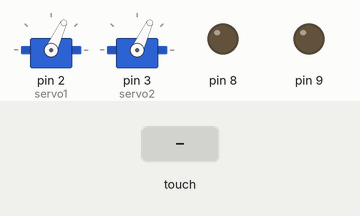
A sketch run on a simulated Arduino Uno, built with avr-gcc and run on an emulated ATmega328P. Parts: 2 × servo, output pins drawn as LEDs (lit = HIGH). The test bench sets the inputs (shaded band). What the sketch prints to the serial monitor is not drawn.

Above: at 1.2 s.
1.3 s: touch panel pressed at 38 % / 10 % of its raw x / y range
At 2.5 s:
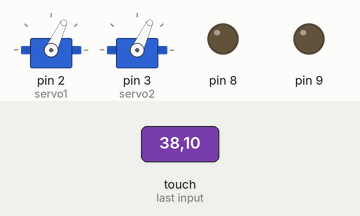
2.8 s: touch panel pressed at 62 % / 10 % of its raw x / y range
At 3.5 s:
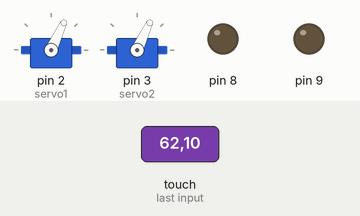
4.4 s: touch panel pressed at 87 % / 10 % of its raw x / y range
At 5.6 s:
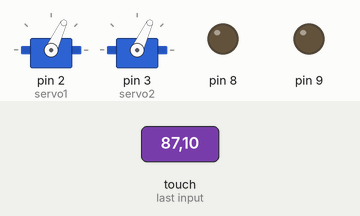
6.0 s: touch panel pressed at 13 % / 70 % of its raw x / y range
At 6.8 s:
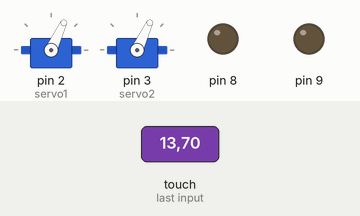
7.6 s: touch panel pressed at 87 % / 70 % of its raw x / y range
At 9.0 s:
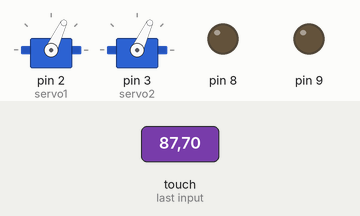
Timing chart, 0 to 10.2 s (numbered marks = the images above; inputs shaded):
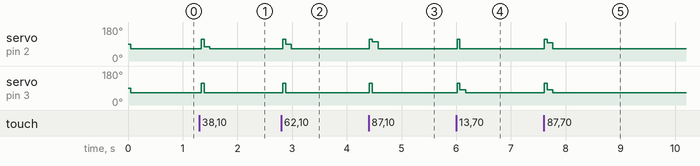

Measured:
- after the input at 1.3 s, servo on pin 2 (servo1): 65° → 76° at once, → 65° 0.16 s later; servo on pin 3 (servo2): 65° → 115° at once, → 65° 0.05 s later
- after the input at 2.8 s, servo on pin 2 (servo1): 65° → 89° at once, → 65° 0.16 s later; servo on pin 3 (servo2): 65° → 115° at once, → 65° 0.05 s later
- after the input at 4.4 s, servo on pin 2 (servo1): 65° → 115° at once, → 102° 0.05 s later, → 103° 0.05 s later, → 65° 0.05 s later; servo on pin 3 (servo2): 65° → 115° at once, → 65° 0.05 s later
- after the input at 6.0 s, servo on pin 2 (servo1): 65° → 115° at once, → 65° 0.05 s later; servo on pin 3 (servo2): 65° → 82° at once, → 65° 0.16 s later
- after the input at 7.6 s, servo on pin 2 (servo1): 65° → 115° at once, → 96° 0.05 s later, → 97° 0.05 s later, → 65° 0.05 s later; servo on pin 3 (servo2): 65° → 82° at once, → 65° 0.16 s later

The sketch:

pid_test.ino
```cpp
/////////Ball and Plate///////////////////////////////
/*
BALL AND PLATE PID CONTROL
*/
//////////////////////////////////////////////////////
///Libraries///
#include <PID_v1.h>
#include <stdint.h>
#include "TouchScreen.h"
#include <SPI.h>
#include <Wire.h>
#include<Servo.h>

#include <math.h>

// De finitions TOUCH PINS
#define XM A3  // must be an analog pin, use "An" notation!
#define YM A2   // can be a digital pin
#define XP A1   // can be a digital pin
#define YP A0  // must be an analog pin, use "An" notation!

TouchScreen ts = TouchScreen(XP, YP, XM, YM, 711);
int buttonPushCounter = 1;   // counter for the number of button presses
int lastButtonState = 0;     // previous state of the button
int flag , flagZ ;


float xVal , yVal ;
int cCount=0;
int flagC=0;
int flagK=0;
float kk=0;
int fl=0;
double l =0.00;
unsigned int noTouchCount = 0; //viariable for noTouch
double  k=0;
// PID values
double Setpoint, Input, Output; //for X
double Setpoint1, Input1, Output1; //for Y
//
int Modulo;
long lastcas=0;
// servos variables
Servo servo1; //X axis
Servo servo2; //Y axis

float convertX = 1.0;//151.0 / 955.0;  // converts raw x values to mm. found through manual calibration
float convertY = 1.0;//91.0 / 927.0;   // converts raw y values to mm. found through manual calibration
/////TIME SAMPLE
int Ts = 50;
unsigned long Stable=0, iter=0;
//PID const
float Kp = 0.1;
float Ki = 0.01;
float Kd = 0.04;

float Kp1 = Kp;
float Ki1 = Ki;
float Kd1 = Kd;
long cas=0;
//INIT PID
PID myPID(&Input, &Output, &Setpoint, Kp, Ki, Kd, REVERSE);
PID myPID1(&Input1, &Output1, &Setpoint1,Kp1,Ki1,Kd1, REVERSE);

void setup()
{
  servo1.attach(2);
  servo2.attach(3);
  Output=90;
  Output1=90;
  servo1.write(Output);
  servo2.write(Output1);

  //INIT PINS
  pinMode(9, OUTPUT);
  pinMode(8, OUTPUT);
  digitalWrite(9,LOW); //LED INIT
  digitalWrite(8,LOW);

  Serial.begin(115200);

  //INIT OF TOUSCHSCREEN
   TSPoint p = ts.getPoint();
 //Input=120;
 //Input1=65;
  //INIT SETPOINT
  Setpoint=500;
  Setpoint1=500 ;
  //// Make plate flat
  servo1.attach(2);
  servo2.attach(3);
  Output=90;
  Output1=90;
  servo1.write(Output);
  servo2.write(Output1);

  //Zapnutie PID
  myPID.SetMode(AUTOMATIC);
  myPID.SetOutputLimits(90-25, 90+25);
  myPID1.SetMode(AUTOMATIC);
  myPID1.SetOutputLimits(90-25, 90+25);
  // TIME SAMPLE
  myPID1.SetSampleTime(Ts);
  myPID.SetSampleTime(Ts);
  /////
  delay(50);


  ///
 }

double tau, theta;

void loop()
{
  while(1) //REGULATION LOOP
  {
    tau = 6.2832;
    theta = fmod(iter/500.0, tau);
    iter += 1;
    //Setpoint=510+175*cos(theta);
    //Setpoint1=560+175*sin(theta);

   TSPoint p = ts.getPoint();   //measure pressure on plate
//     Serial.print("X = "); Serial.print(Input);
//     Serial.print("\tY = "); Serial.print(Input1);
//     Serial.print("\tPressure = "); Serial.print(p.z);
//     Serial.print("\tStable = "); Serial.println(Stable);
   if (p.z > -ts.pressureThreshhold) //ball is on plate
   {
      setDesiredPosition();
      noTouchCount = 0;
      TSPoint p = ts.getPoint(); // measure actual position
      Input=(p.x * convertX);  // read and convert X coordinate
      Input1=(p.y * convertY); // read and convert Y coordinate

              Stable=Stable+1; //increment STABLE
          if((Input>Setpoint-2 && Input<Setpoint+2 && Input1>Setpoint1-2 && Input1<Setpoint1+2))//if ball is close to setpoint
          {
              Stable=Stable+1; //increment STABLE
              digitalWrite(9,HIGH);

          }
          else
          {
              digitalWrite(9,LOW);
          }
       myPID.Compute();  //action control X compute
       myPID1.Compute(); //   action control  Y compute
     Serial.print("Input = "); Serial.print(Input);
     Serial.print("\tInput1 = "); Serial.print(Input1);
     Serial.print("Output = "); Serial.print(Output);
     Serial.print("\tOutput1 = "); Serial.println(Output1);

  }
   else //if there is no ball on plate
  {
    noTouchCount++; //increment no touch count

  }
  servo1.write(Output);//control
  servo2.write(Output1);//control
  //Serial.print(Setpoint);   Serial.print(",");  Serial.print(Setpoint1);  Serial.print(",");  Serial.print(Input);Serial.print(","); Serial.println(Input1);

}////END OF REGULATION LOOP///

  servo1.detach();//detach servos
  servo2.detach();

 ///KONTROLA STABILITY////
 while(Stable==125)//if is stable
 { //still measure actual postiion
    setDesiredPosition();
    TSPoint p = ts.getPoint();
     Input=(p.x * convertX);  //read X
      Input1=(p.y * convertY); //read Y
    if(Input<Setpoint-2 || Input>Setpoint+2 || Input1>Setpoint1+2 || Input1<Setpoint1-2  ) //if ball isnt close to setpoint
    {
      servo1.attach(5); //again attach servos
      servo2.attach(6);
      digitalWrite(9,LOW);
      Stable=0; //change STABLE state
    }

  }//end of STABLE LOOP
}//loop end

////////////////////////Functions//////////////////
///// DESIRED POSITION
void setDesiredPosition()
{
}
```
